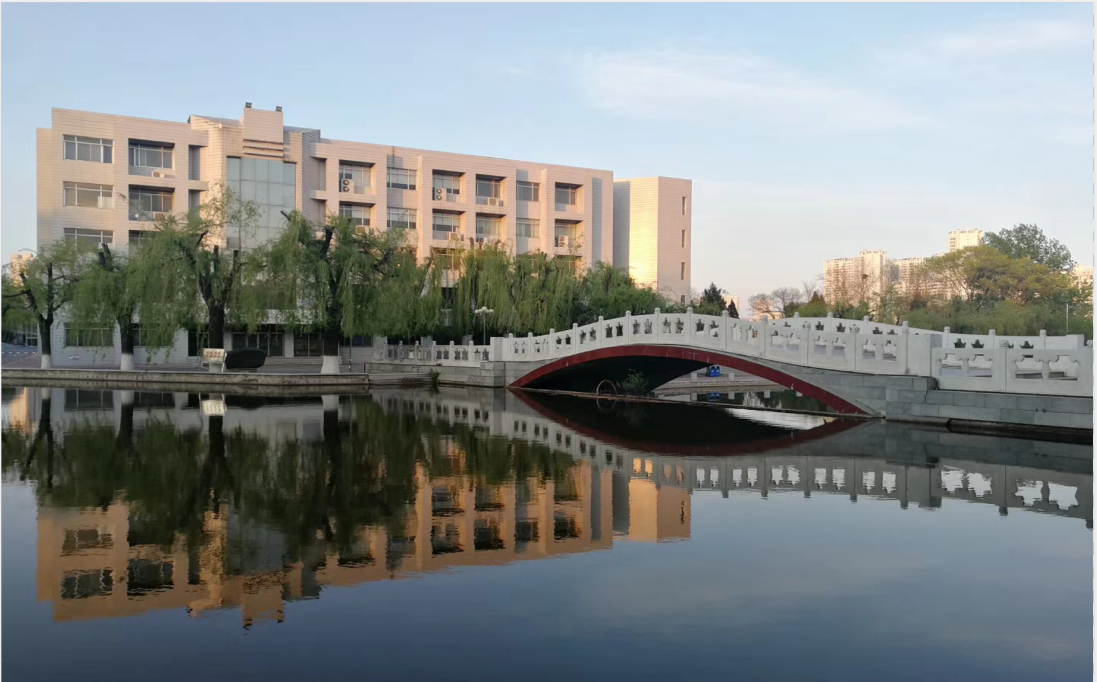
#> input picture data2/ysu.png, 1097 x 682 px
$ python game.py   (older library calls are emulated)
#> lines starting #> are read from the running program, lines starting #| are printed output that depends on the picture; after the words box and inside, x2 and y2 are one past the last pixel; in counts of white or black regions, pixels touching at a corner belong together
import cv2
import numpy as np
import turtle

def array_pic(pic):
#> called with pic = './data2/ysu.png'
    image = cv2.imread(pic,0)
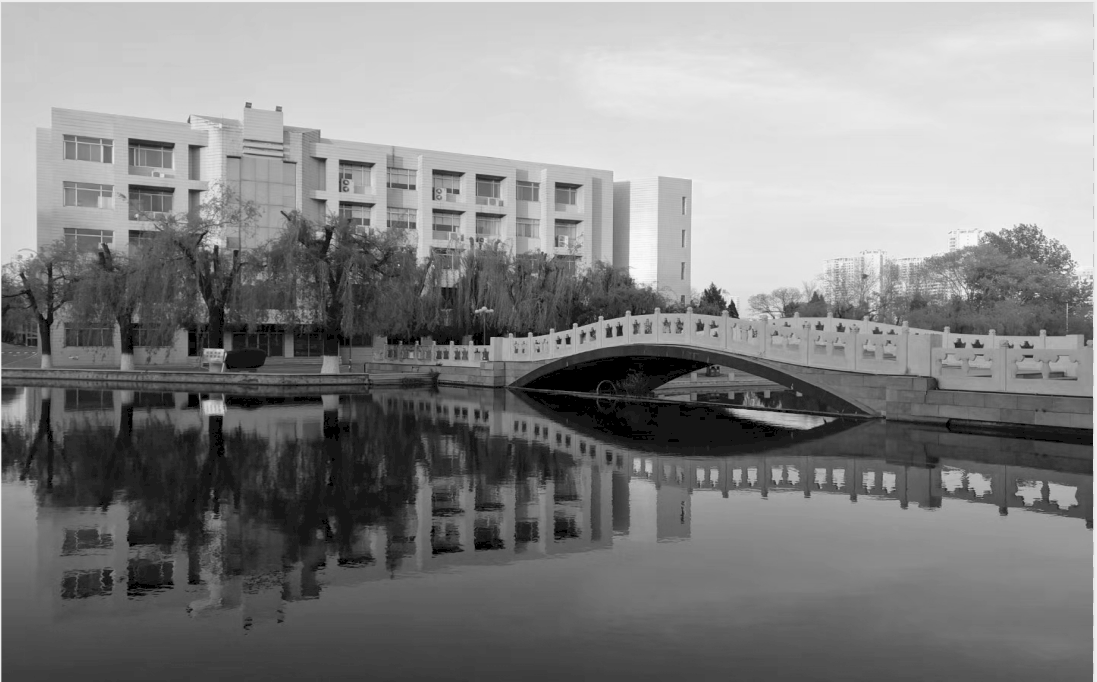
#> image: shape (682, 1097); min 0, max 251, mean 131.9
    edges = cv2.Canny(image,80,130)
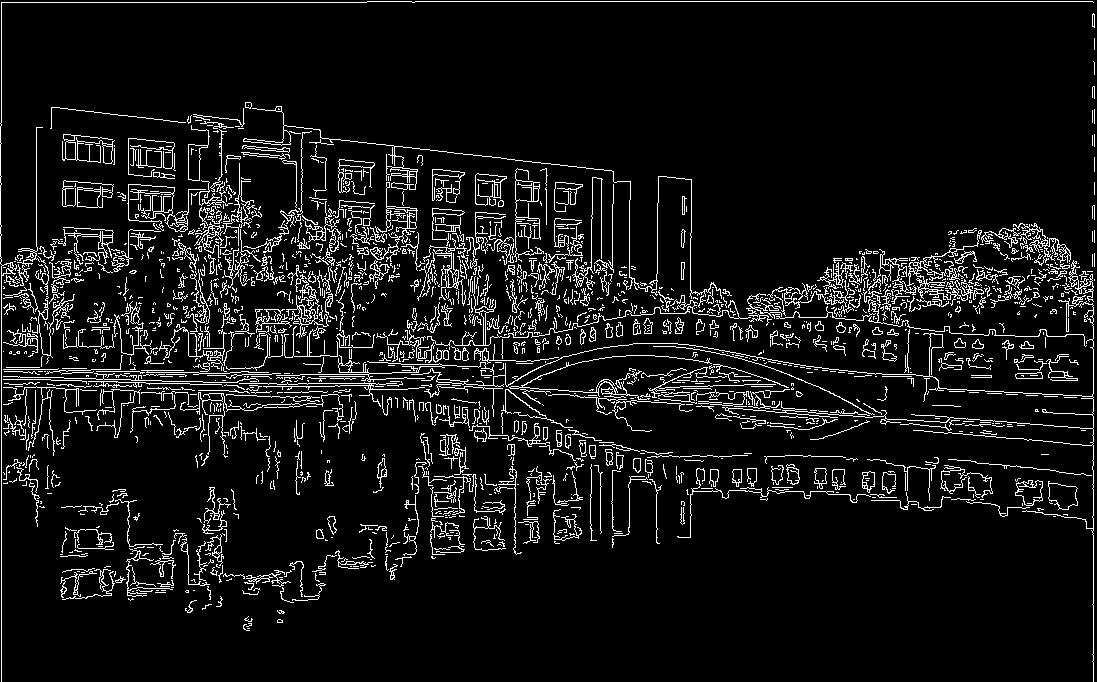
#> edges: shape (682, 1097); 7.8% white in thin lines or dots
    img_gray = cv2.cvtColor(edges,cv2.COLOR_BAYER_BG2GRAY)
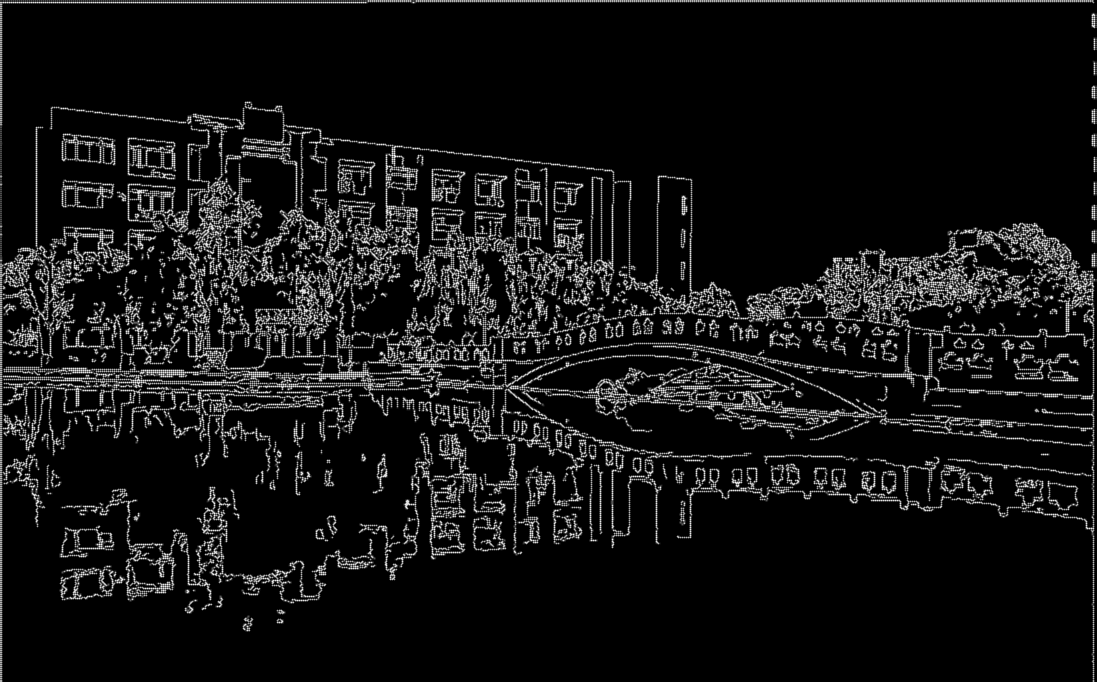
#> img_gray: shape (682, 1097); min 0, max 255, mean 20
    ret, thresh = cv2.threshold(img_gray,127,255,0)
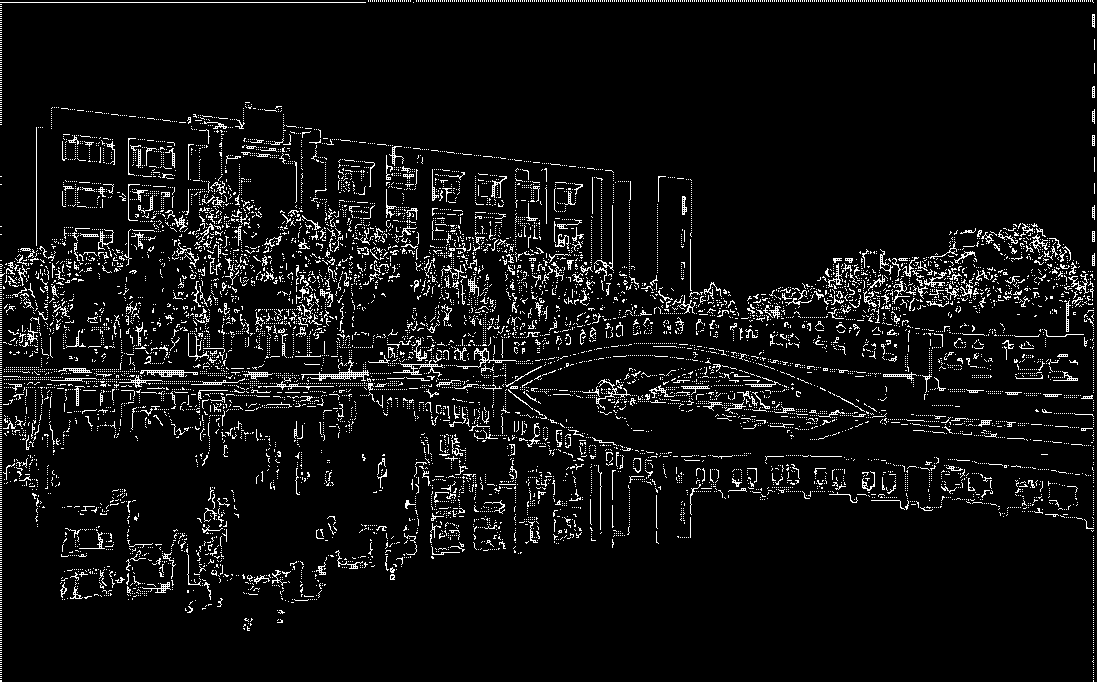
#> thresh: shape (682, 1097); 6.1% white in thin lines or dots

    image,contours,hierarchy = cv2.findContours(thresh,cv2.RETR_TREE,cv2.CHAIN_APPROX_SIMPLE)
#> contours = 11200 contours, 11096 with area under 20; largest, box (x1, y1, x2, y2) and area: (301, 360, 369, 381) 228, (140, 370, 198, 377) 173, (456, 348, 517, 369) 124, (393, 360, 443, 377) 98, (243, 371, 273, 380) 82
    #contours,hierarchy = cv2.findContours(thresh,cv2.RETR_TREE,cv2.CHAIN_APPROX_SIMPLE)
    xy = []
    for i in range(0,len(contours)):
        x,y,w,h = cv2.boundingRect(contours[i])
        list_xy = [x,y]
        xy.append(list_xy)
#> this loop made 11200 passes
#> (x, y, w, h) on passes 1 to 3: (1093, 680, 1, 2), (0, 680, 2, 2), (1093, 678, 1, 1)
#> after the loop, xy = 11200 pairs, first value 0 to 1094, second value 0 to 680
    with open("./1.txt",'w') as f:
        for i in xy :
            f.write(str(i))
#> this loop made 11200 passes
#> i on passes 1 to 3: [1093, 680], [0, 680], [1093, 678]
        f.close()
    return xy
    # [5 lines of commented-out code are left out]

def draw(xy):
    # with open("./1.txt",'w') as f:
        # f.write(xy)

    turtle.pensize(2)
    turtle.setup(width=0.6,height=1.0)
    turtle.speed("fastest")
    for array in xy[::-1]:
        turtle.penup()
        turtle.goto((array[0])-600,-(array[1])+300)
        turtle.pendown()
        turtle.forward(1)
        # print(turtle.pos())


    turtle.done()


if __name__ == "__main__":
    pic = "./data2/ysu.png"
    xy = array_pic(pic)
    draw(xy)
#> the loop in draw, `for array in xy[::-1]:` made 1 pass
#> array on pass 1: [368, 0]
#> (the call stopped at in draw, `turtle.penup()`: turtle is not available in this run)

$ run again, with data2/Noise.png copied over data2/ysu.png
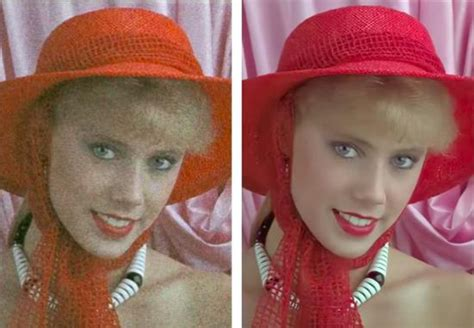
#> input picture data2/Noise.png, 474 x 328 px
#> in array_pic, `edges = cv2.Canny(image,80,130)`:
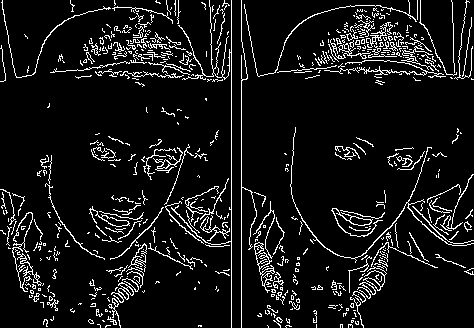
#> edges: shape (328, 474); 8.5% white in thin lines or dots
#> in array_pic, `ret, thresh = cv2.threshold(img_gray,127,255,0)`:
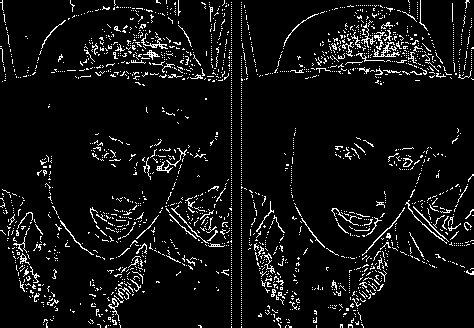
#> thresh: shape (328, 474); 6.5% white in thin lines or dots
#> contours = 2216 contours, 2201 with area under 20; largest, box (x1, y1, x2, y2) and area: (373, 42, 400, 57) 62, (156, 148, 187, 173) 48, (143, 50, 160, 60) 40, (141, 33, 168, 49) 40, (362, 207, 405, 256) 34
#> the loop in array_pic, `for i in range(0,len(contours)):` made 2216 passes
#> (x, y, w, h) on passes 1 to 3: (241, 326, 1, 2), (231, 326, 1, 2), (316, 325, 1, 3)
#> after the loop in array_pic, `for i in range(0,len(contours)):`: xy = 2216 pairs, first value 0 to 472, second value 0 to 326
#> the loop in array_pic, `for i in xy :` made 2216 passes
#> i on passes 1 to 3: [241, 326], [231, 326], [316, 325]
#> the loop in draw, `for array in xy[::-1]:` made 1 pass
#> array on pass 1: [0, 0]
